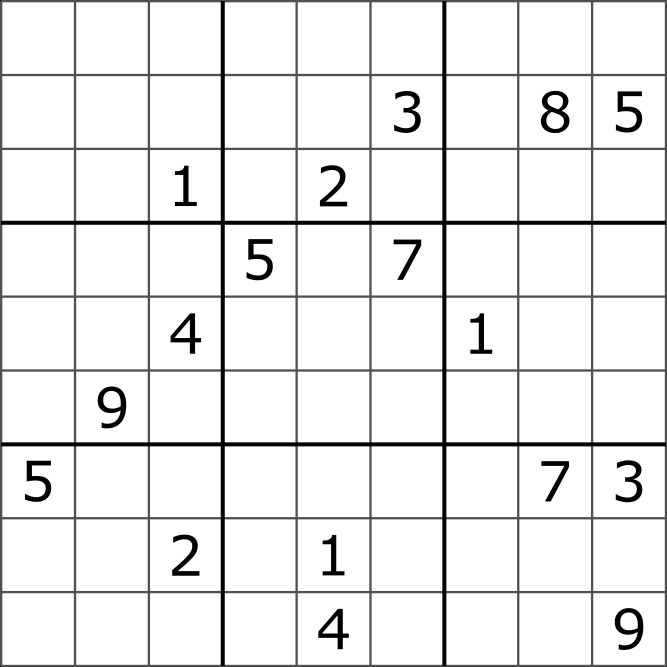
#> input picture Sudoku Solver/sudokuImage.png, 2000 x 2000 px, found by its file name (shown at 1/3 size)
$ python sudokuUsingCanny.py
#> lines starting #> are read from the running program, lines starting #| are printed output that depends on the picture; after the words box and inside, x2 and y2 are one past the last pixel; in counts of white or black regions, pixels touching at a corner belong together
#!/usr/bin/env python3
# -*- coding: utf-8 -*-
"""
Created on Mon Mar 30 23:10:33 2020

@author: kaytlyn
"""
import cv2
import numpy as np
import imutils
from  matplotlib import pyplot as plt

# Read the target image
image = cv2.imread("SudokuImage.png",0)
#> image is the input picture: shape (2000, 2000); min 0, max 255, mean 235.6

# [7 lines of commented-out code are left out]

image = cv2.bilateralFilter(image, 11, 17, 17)


#ret,th1 = cv2.threshold(image, 150,255, cv2.THRESH_BINARY)

th2 = cv2.adaptiveThreshold(image, 255, cv2.ADAPTIVE_THRESH_GAUSSIAN_C, \
                                cv2.THRESH_BINARY, 11,5 )
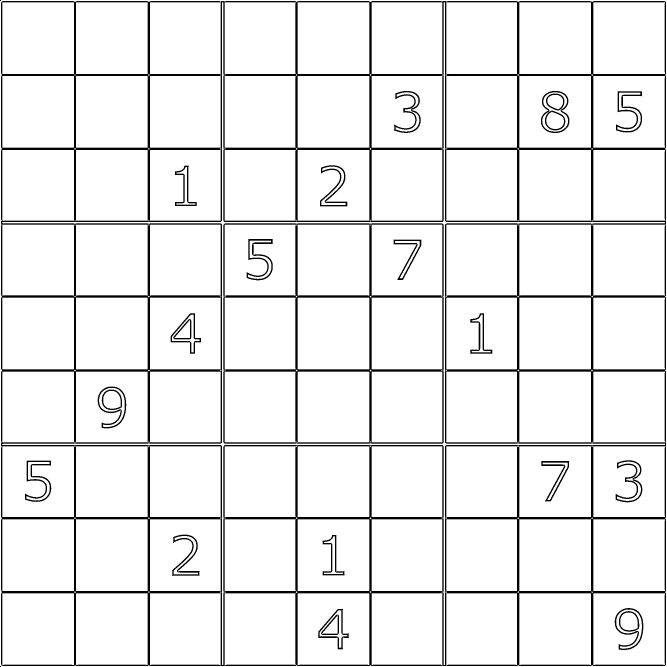
#> th2: shape (2000, 2000) (shown at 1/3 size); 92.8% white; 26 black regions (2 under 20 px), largest, box (x1, y1, x2, y2) and area: (3, 3, 1998, 1998) 223823, (670, 670, 1331, 1331) 28334, (740, 717, 818, 841) 2449
cv2.imshow('th2', th2)
cv2.waitKey(0)
cv2.destroyAllWindows()
